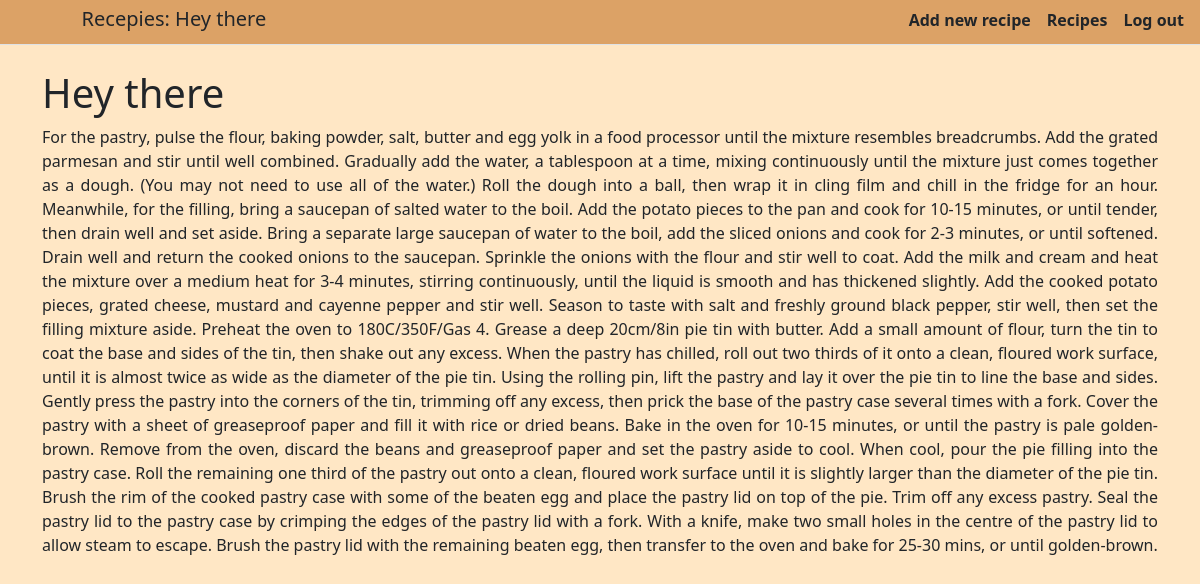
The app's page /post/1/ with its own data.
### recipes/models.py (models this page shows, shortened)
class Recipe(models.Model):
    title = models.CharField('Title', max_length=50)
    description = models.TextField('Description')

### recipes/views.py (the view)
# urls.py: path('post/<int:pk>/', views.ShowRecipe.as_view(), name='post'),
class ShowRecipe(DetailView):
    model = Recipe
    template_name = 'recipes/recipe_detail.html'
    pk_url_kwarg = 'pk'

### recipes/templates/recipes/recipe_detail.html
{% extends 'recipes/base.html' %}
{% block title %}
Recepies: {{ object.title }}
{% endblock %}
{% block content %}
    <h1>{{ object.title }}</h1>
    <div class='body'>
         <p align="justify">{{ object.description }}</p>
    </div>
{% endblock %}

### recipes/templates/recipes/base.html (style rules this page uses)
body { background-color: rgba(255, 222, 173, 0.7); }

### records on screen
Recipe: title "Hey there", description "For the pastry, pulse the flour, baking powder, salt, butter and egg yolk in a food processor until the mixture resembles breadcrumbs. Add the grated parmesan and stir until well combined. Gradually add the water, a tablespoon at a time, mixing continuously until the mixture just comes together as a dough. (You may not need to use all of the water.) Roll the dough into a ball, then wrap it in cling film and chill in the fridge for an hour. Meanwhile, for the filling, bring a saucepan of salted water to the boil. Add the potato pieces to the pan and cook for 10-15 minutes, or until tender, then drain well and set aside. Bring a separate large saucepan of water to the boil, add the sliced…"
